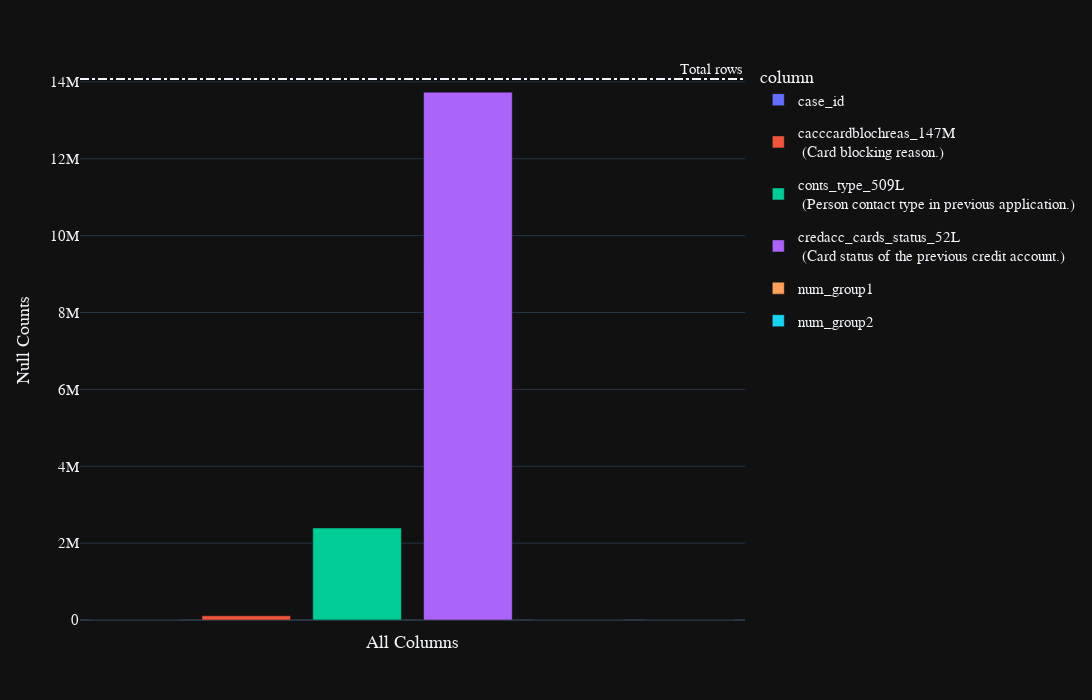

The cell this chart's notebook holds for it:
### Code cell
train_previous_application_status = preprocess(2)
display(train_previous_application_status.fetch().head())
train_previous_application_status.pipe(plot_nulls)
print(gc.collect())

### Figure 1 — Plotly figure (JSON) as saved in the notebook; plotly's stock layout.template omitted (floating-point values rounded to 4 significant figures)
{"data": [{"alignmentgroup": "True", "customdata": [[0]], "hovertemplate": "<b>%{hovertext}</b><br><br>column=%{x}<br>null_counts=%{y}<br>percent=%{customdata[0]}<extra></extra>", "hovertext": ["case_id"], "legendgroup": "case_id", "marker": {"color": "#636efa", "pattern": {"shape": ""}}, "name": "case_id", "offsetgroup": "case_id", "orientation": "v", "showlegend": true, "textposition": "auto", "type": "bar", "x": ["case_id"], "xaxis": "x", "y": [0], "yaxis": "y"}, {"alignmentgroup": "True", "customdata": [[0.01]], "hovertemplate": "<b>%{hovertext}</b><br><br>column=%{x}<br>null_counts=%{y}<br>percent=%{customdata[0]}<extra></extra>", "hovertext": ["cacccardblochreas_147M <br> (Card blocking reason.)"], "legendgroup": "cacccardblochreas_147M <br> (Card blocking reason.)", "marker": {"color": "#EF553B", "pattern": {"shape": ""}}, "name": "cacccardblochreas_147M <br> (Card blocking reason.)", "offsetgroup": "cacccardblochreas_147M <br> (Card blocking reason.)", "orientation": "v", "showlegend": true, "textposition": "auto", "type": "bar", "x": ["cacccardblochreas_147M <br> (Card blocking reason.)"], "xaxis": "x", "y": [109249], "yaxis": "y"}, {"alignmentgroup": "True", "customdata": [[0.17]], "hovertemplate": "<b>%{hovertext}</b><br><br>column=%{x}<br>null_counts=%{y}<br>percent=%{customdata[0]}<extra></extra>", "hovertext": ["conts_type_509L <br> (Person contact type in previous application.)"], "legendgroup": "conts_type_509L <br> (Person contact type in previous application.)", "marker": {"color": "#00cc96", "pattern": {"shape": ""}}, "name": "conts_type_509L <br> (Person contact type in previous application.)", "offsetgroup": "conts_type_509L <br> (Person contact type in previous application.)", "orientation": "v", "showlegend": true, "textposition": "auto", "type": "bar", "x": ["conts_type_509L <br> (Person contact type in previous application.)"], "xaxis": "x", "y": [2394056], "yaxis": "y"}, {"alignmentgroup": "True", "customdata": [[0.98]], "hovertemplate": "<b>%{hovertext}</b><br><br>column=%{x}<br>null_counts=%{y}<br>percent=%{customdata[0]}<extra></extra>", "hovertext": ["credacc_cards_status_52L <br> (Card status of the previous credit account.)"], "legendgroup": "credacc_cards_status_52L <br> (Card status of the previous credit account.)", "marker": {"color": "#ab63fa", "pattern": {"shape": ""}}, "name": "credacc_cards_status_52L <br> (Card status of the previous credit account.)", "offsetgroup": "credacc_cards_status_52L <br> (Card status of the previous credit account.)", "orientation": "v", "showlegend": true, "textposition": "auto", "type": "bar", "x": ["credacc_cards_status_52L <br> (Card status of the previous credit account.)"], "xaxis": "x", "y": [13733404], "yaxis": "y"}, {"alignmentgroup": "True", "customdata": [[0]], "hovertemplate": "<b>%{hovertext}</b><br><br>column=%{x}<br>null_counts=%{y}<br>percent=%{customdata[0]}<extra></extra>", "hovertext": ["num_group1"], "legendgroup": "num_group1", "marker": {"color": "#FFA15A", "pattern": {"shape": ""}}, "name": "num_group1", "offsetgroup": "num_group1", "orientation": "v", "showlegend": true, "textposition": "auto", "type": "bar", "x": ["num_group1"], "xaxis": "x", "y": [0], "yaxis": "y"}, {"alignmentgroup": "True", "customdata": [[0]], "hovertemplate": "<b>%{hovertext}</b><br><br>column=%{x}<br>null_counts=%{y}<br>percent=%{customdata[0]}<extra></extra>", "hovertext": ["num_group2"], "legendgroup": "num_group2", "marker": {"color": "#19d3f3", "pattern": {"shape": ""}}, "name": "num_group2", "offsetgroup": "num_group2", "orientation": "v", "showlegend": true, "textposition": "auto", "type": "bar", "x": ["num_group2"], "xaxis": "x", "y": [0], "yaxis": "y"}], "layout": {"annotations": [{"showarrow": false, "text": "Total rows", "x": 1, "xanchor": "right", "xref": "x domain", "y": 14075487, "yanchor": "bottom", "yref": "y"}], "barmode": "relative", "height": 700, "legend": {"title": {"text": "column"}, "tracegroupgap": 10}, "margin": {"t": 60}, "shapes": [{"line": {"dash": "dashdot"}, "type": "line", "x0": 0, "x1": 1, "xref": "x domain", "y0": 14075487, "y1": 14075487, "yref": "y"}], "showlegend": true, "width": 3000, "xaxis": {"anchor": "y", "categoryarray": ["case_id", "cacccardblochreas_147M <br> (Card blocking reason.)", "conts_type_509L <br> (Person contact type in previous application.)", "credacc_cards_status_52L <br> (Card status of the previous credit account.)", "num_group1", "num_group2"], "categoryorder": "array", "domain": [0, 1], "showticklabels": false, "title": {"text": "All Columns"}}, "yaxis": {"anchor": "x", "domain": [0, 1], "title": {"text": "Null Counts"}}}}
